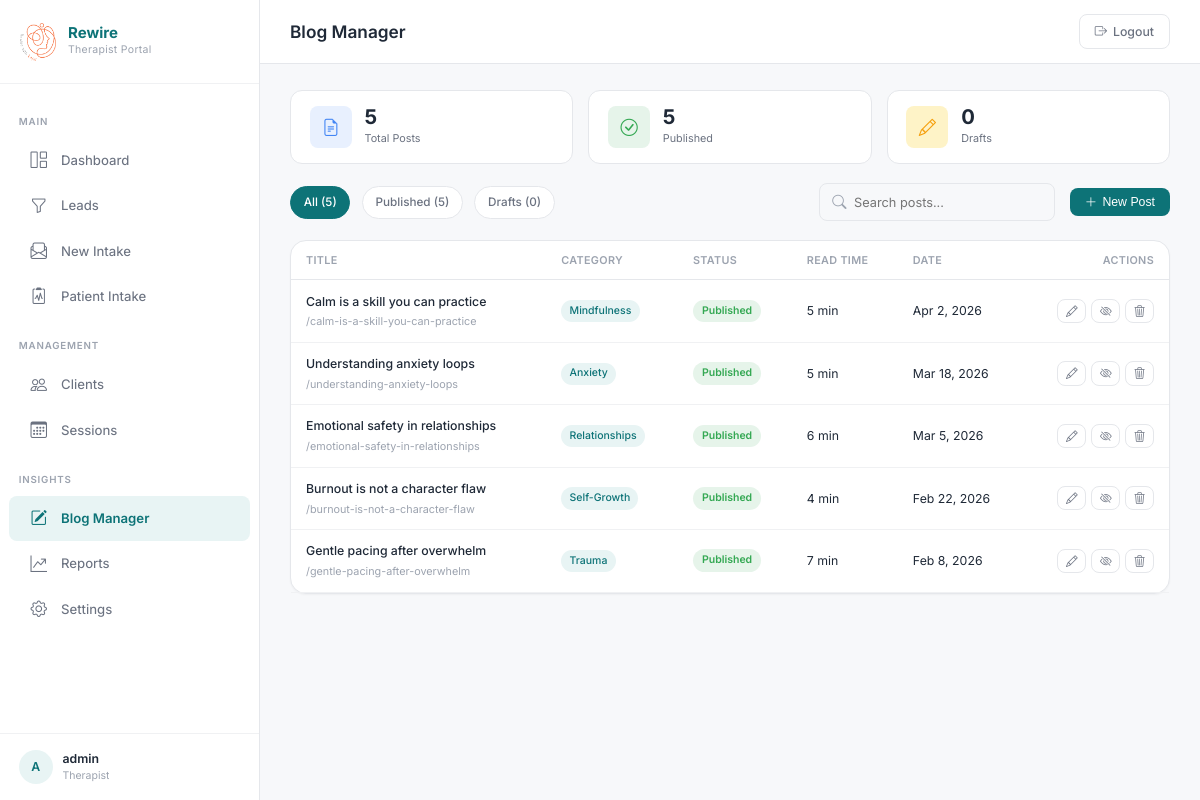
The app's page /admin/index.php?page=blogs (signed in) with its own data.
### tables this page shows
CREATE TABLE IF NOT EXISTS `blogs` (
    `id` INT AUTO_INCREMENT PRIMARY KEY,
    `title` VARCHAR(255) NOT NULL,
    `slug` VARCHAR(255) NOT NULL UNIQUE,
    `excerpt` TEXT NOT NULL,
    `content` LONGTEXT NOT NULL,
    `category` VARCHAR(50) NOT NULL,
    `read_time` INT DEFAULT 5,
    `cover_image` VARCHAR(255) DEFAULT NULL,
    `status` ENUM('draft', 'published') DEFAULT 'draft',
    `created_at` TIMESTAMP DEFAULT CURRENT_TIMESTAMP
);

### admin/pages/blogs.php (the view, shortened to what this page needs)
<?php
$db = getDbConnection();
$totalCount     = $db->query("SELECT COUNT(*) FROM `blogs`")->fetchColumn();
$publishedCount = $db->query("SELECT COUNT(*) FROM `blogs` WHERE `status`='published'")->fetchColumn();
$draftCount     = $db->query("SELECT COUNT(*) FROM `blogs` WHERE `status`='draft'")->fetchColumn();
$statusFilter = isset($_GET['status']) ? trim($_GET['status']) : 'all';
$search = isset($_GET['q']) ? trim($_GET['q']) : '';
$sql = "SELECT * FROM `blogs`";
$params = [];
$sql .= " ORDER BY `created_at` DESC";
$stmt = $db->prepare($sql);
$stmt->execute($params);
$blogs = $stmt->fetchAll(PDO::FETCH_ASSOC);
?>
<link href="https://cdn.quilljs.com/1.3.7/quill.snow.css" rel="stylesheet" />
<div class="blog-stats">
  <div class="blog-stat-card">
    <div class="blog-stat-icon total"><i class="bi bi-file-earmark-text"></i></div>
    <div><div class="blog-stat-num" id="stat-total"><?php echo $totalCount; ?></div><div class="blog-stat-label">Total Posts</div></div>
  </div>
  <div class="blog-stat-card">
    <div class="blog-stat-icon pub"><i class="bi bi-check-circle"></i></div>
    <div><div class="blog-stat-num" id="stat-published"><?php echo $publishedCount; ?></div><div class="blog-stat-label">Published</div></div>
  </div>
  <div class="blog-stat-card">
    <div class="blog-stat-icon draft"><i class="bi bi-pencil"></i></div>
    <div><div class="blog-stat-num" id="stat-draft"><?php echo $draftCount; ?></div><div class="blog-stat-label">Drafts</div></div>
  </div>
</div>
<div class="toolbar">
  <div class="toolbar-left">
    <a href="index.php?page=blogs&status=all" class="filter-btn <?php echo $statusFilter==='all' ? 'active' : ''; ?>">All (<?php echo $totalCount; ?>)</a>
    <a href="index.php?page=blogs&status=published" class="filter-btn <?php echo $statusFilter==='published' ? 'active' : ''; ?>">Published (<?php echo $publishedCount; ?>)</a>
    <a href="index.php?page=blogs&status=draft" class="filter-btn <?php echo $statusFilter==='draft' ? 'active' : ''; ?>">Drafts (<?php echo $draftCount; ?>)</a>
  </div>
  <div class="toolbar-right">
    <form method="get" action="index.php" class="search-bar">
      <i class="bi bi-search"></i>
      <input type="text" name="q" placeholder="Search posts..." value="<?php echo htmlspecialchars($search); ?>" />
    </form>
    <button type="button" class="btn-publish" style="margin-left:0.5rem; padding:0.45rem 1rem; border:none; border-radius:var(--radius-sm); font-size:0.82rem; cursor:pointer; display:inline-flex; align-items:center; gap:0.35rem;" onclick="toggleEditor(true)">
      <i class="bi bi-plus-lg"></i> New Post
    </button>
  </div>
</div>
<div class="panel">
  <div class="panel-body-flush">
    <?php if (empty($blogs)): ?>
      <div class="empty-state">
        <i class="bi bi-pencil-square"></i>
        <p>No blog posts found</p>
        <p style="font-size:0.78rem;">Click "New Post" to create your first blog article.</p>
      </div>
    <?php else: ?>
      <div style="overflow-x:auto;">
        <table class="blog-table">
          <thead>
            <tr>
              <th>Title</th>
              <th>Category</th>
              <th>Status</th>
              <th>Read Time</th>
              <th>Date</th>
              <th style="text-align:right;">Actions</th>
            </tr>
          </thead>
          <tbody>
            <?php foreach ($blogs as $b): ?>
              <tr>
                <td class="blog-title-cell">
                  <?php echo htmlspecialchars($b['title']); ?>
                  <small>/<?php echo htmlspecialchars($b['slug']); ?></small>
                </td>
                <td><span class="blog-cat-badge"><?php echo htmlspecialchars($b['category']); ?></span></td>
                <td><span class="status-badge <?php echo $b['status']; ?>"><?php echo $b['status']; ?></span></td>
                <td><?php echo $b['read_time']; ?> min</td>
                <td><?php echo date('M j, Y', strtotime($b['created_at'])); ?></td>
                <td>
                  <div class="blog-actions" style="justify-content:flex-end;">
                    <button onclick="editBlog(<?php echo $b['id']; ?>)" title="Edit"><i class="bi bi-pencil"></i></button>
                    <button onclick="toggleBlogStatus(<?php echo $b['id']; ?>)" title="Toggle Status">
                      <i class="bi bi-<?php echo $b['status']==='published' ? 'eye-slash' : 'eye'; ?>"></i>
                    </button>
                    <button class="del" onclick="deleteBlog(<?php echo $b['id']; ?>, '<?php echo addslashes(htmlspecialchars($b['title'])); ?>')" title="Delete"><i class="bi bi-trash3"></i></button>
                  </div>
                </td>
              </tr>
            <?php endforeach; ?>
          </tbody>
        </table>
      </div>
    <?php endif; ?>
  </div>
</div>

### admin/index.php (shortened to what this page needs)
<?php
$page = isset($_GET['page']) ? trim($_GET['page']) : 'dashboard';
$currentPage = $page;
$pageTitles = [
    'dashboard'      => 'Dashboard',
    'leads'          => 'Leads',
    'intake'         => 'New Intake',
    'patient-intake' => 'Patient Intake',
    'clients'        => 'Clients',
    'client-profile' => 'Client Profile',
    'sessions'       => 'Sessions & Calendar',
    'reports'        => 'Reports & Analytics',
    'settings'       => 'Settings',
    'blogs'          => 'Blog Manager',
];
$pageTitle = $pageTitles[$page] ?? 'Dashboard';
?>
<!DOCTYPE html>
<html lang="en">
<head>
  <link rel="stylesheet" href="https://cdn.jsdelivr.net/npm/bootstrap-icons@1.11.3/font/bootstrap-icons.min.css" />
  <link rel="stylesheet" href="css/dashboard.css?v=<?php echo time(); ?>" />
</head>
<body class="admin-body">
  <?php include __DIR__ . '/includes/sidebar.php'; ?>
  <div class="admin-main">
    <?php include __DIR__ . '/includes/header.php'; ?>
    <div class="admin-content">
      <?php include __DIR__ . '/pages/' . $page . '.php'; ?>
    </div>
  </div>
</body>
</html>

### admin/includes/sidebar.php (shortened to what this page needs)
<?php
$currentPage = isset($currentPage) ? $currentPage : 'dashboard';
?>
<aside class="admin-sidebar" id="adminSidebar">
  <div class="sidebar-brand">
    <img src="../images/logo3.png" alt="Logo" />
    <div>
      <div class="sidebar-brand-text">Rewire</div>
      <div class="sidebar-brand-sub">Therapist Portal</div>
    </div>
  </div>
  <ul class="sidebar-nav">
    <li class="sidebar-section-label">Main</li>
    <li>
      <a class="sidebar-link <?php echo $currentPage === 'dashboard' ? 'active' : ''; ?>" href="index.php?page=dashboard">
        <i class="bi bi-grid-1x2"></i> Dashboard
      </a>
    </li>
    <li>
      <a class="sidebar-link <?php echo $currentPage === 'leads' ? 'active' : ''; ?>" href="index.php?page=leads">
        <i class="bi bi-funnel"></i> Leads
      </a>
    </li>
    <li>
      <a class="sidebar-link <?php echo $currentPage === 'intake' ? 'active' : ''; ?>" href="index.php?page=intake">
        <i class="bi bi-envelope-paper"></i> New Intake
      </a>
    </li>
    <li>
      <a class="sidebar-link <?php echo $currentPage === 'patient-intake' ? 'active' : ''; ?>" href="index.php?page=patient-intake">
        <i class="bi bi-clipboard2-pulse"></i> Patient Intake
      </a>
    </li>
    <li class="sidebar-section-label">Management</li>
    <li>
      <a class="sidebar-link <?php echo $currentPage === 'clients' ? 'active' : ''; ?>" href="index.php?page=clients">
        <i class="bi bi-people"></i> Clients
      </a>
    </li>
    <li>
      <a class="sidebar-link <?php echo $currentPage === 'sessions' ? 'active' : ''; ?>" href="index.php?page=sessions">
        <i class="bi bi-calendar3"></i> Sessions
      </a>
    </li>
    <li class="sidebar-section-label">Insights</li>
    <li>
      <a class="sidebar-link <?php echo $currentPage === 'blogs' ? 'active' : ''; ?>" href="index.php?page=blogs">
        <i class="bi bi-pencil-square"></i> Blog Manager
      </a>
    </li>
    <li>
      <a class="sidebar-link <?php echo $currentPage === 'reports' ? 'active' : ''; ?>" href="index.php?page=reports">
        <i class="bi bi-graph-up-arrow"></i> Reports
      </a>
    </li>
    <li>
      <a class="sidebar-link <?php echo $currentPage === 'settings' ? 'active' : ''; ?>" href="index.php?page=settings">
        <i class="bi bi-gear"></i> Settings
      </a>
    </li>
  </ul>
  <div class="sidebar-footer">
    <div class="sidebar-user">
      <div class="sidebar-avatar"><?php echo strtoupper(substr($_SESSION['username'] ?? 'A', 0, 1)); ?></div>
      <div class="sidebar-user-info">
        <div class="sidebar-user-name"><?php echo htmlspecialchars($_SESSION['username'] ?? 'Admin'); ?></div>
        <div class="sidebar-user-role">Therapist</div>
      </div>
    </div>
  </div>
</aside>

### admin/includes/header.php (shortened to what this page needs)
<?php $pageTitle = isset($pageTitle) ? $pageTitle : 'Dashboard'; ?>
<header class="admin-header">
  <div class="admin-header-left">
    <h1 class="admin-header-title"><?php echo htmlspecialchars($pageTitle); ?></h1>
  </div>
  <div class="admin-header-right">
    <a href="../logout.php" class="btn-header-action">
      <i class="bi bi-box-arrow-right"></i> Logout
    </a>
  </div>
</header>

### admin/pages/blogs.php (style rules this page uses)
.blog-stats { display:flex; gap:1rem; margin-bottom:1.25rem; flex-wrap:wrap; }
.blog-stat-card { flex:1; min-width:140px; padding:1rem 1.25rem; background:var(--clr-surface); border:1px solid var(--clr-border); border-radius:var(--radius-md); display:flex; align-items:center; gap:0.85rem; }
.blog-stat-icon { width:42px; height:42px; border-radius:var(--radius-sm); display:flex; align-items:center; justify-content:center; font-size:1.15rem; }
.blog-stat-icon.total { background:var(--clr-info-light); color:var(--clr-info); }
.blog-stat-icon.pub { background:var(--clr-success-light); color:var(--clr-success); }
.blog-stat-icon.draft { background:var(--clr-warning-light); color:var(--clr-warning); }
.blog-stat-num { font-size:1.35rem; font-weight:700; color:var(--clr-text); line-height:1; }
.blog-stat-label { font-size:0.72rem; color:var(--clr-text-secondary); margin-top:2px; }
.btn-publish { background:var(--clr-primary); color:#fff; }
.blog-table { width:100%; border-collapse:collapse; }
.blog-table th { text-align:left; padding:0.7rem 1rem; font-size:0.72rem; font-weight:600; text-transform:uppercase; letter-spacing:0.03em; color:var(--clr-text-muted); border-bottom:1px solid var(--clr-border); }
.blog-table td { padding:0.75rem 1rem; font-size:0.82rem; color:var(--clr-text); border-bottom:1px solid var(--clr-border-light); vertical-align:middle; }
.blog-title-cell { font-weight:500; max-width:280px; }
.blog-title-cell small { display:block; color:var(--clr-text-muted); font-size:0.72rem; font-weight:400; margin-top:2px; }
.status-badge { display:inline-block; padding:0.2rem 0.6rem; border-radius:var(--radius-full); font-size:0.7rem; font-weight:600; text-transform:capitalize; }
.status-badge.published { background:var(--clr-success-light); color:var(--clr-success); }
.blog-cat-badge { display:inline-block; padding:0.18rem 0.55rem; border-radius:var(--radius-full); font-size:0.7rem; font-weight:500; background:var(--clr-primary-light); color:var(--clr-primary); }
.blog-actions { display:flex; gap:0.35rem; }
.blog-actions button { background:none; border:1px solid var(--clr-border); border-radius:var(--radius-sm); padding:0.3rem 0.5rem; cursor:pointer; font-size:0.78rem; color:var(--clr-text-secondary); transition:all var(--transition-fast); }

### records on screen
blogs: title "Calm is a skill you can practice", slug "calm-is-a-skill-you-can-practice", category "Mindfulness", status "Published", read_time "5", created_at "Apr 2, 2026"
blogs: title "Understanding anxiety loops", slug "understanding-anxiety-loops", category "Anxiety", status "Published", read_time "5", created_at "Mar 18, 2026"
blogs: title "Emotional safety in relationships", slug "emotional-safety-in-relationships", category "Relationships", status "Published", read_time "6", created_at "Mar 5, 2026"
blogs: title "Burnout is not a character flaw", slug "burnout-is-not-a-character-flaw", category "Self-Growth", status "Published", read_time "4", created_at "Feb 22, 2026"
blogs: title "Gentle pacing after overwhelm", slug "gentle-pacing-after-overwhelm", category "Trauma", status "Published", read_time "7", created_at "Feb 8, 2026"

### other values on screen
substr($_SESSION['username'] ?? 'A', 0, 1) "A"
$_SESSION['username'] "admin"
$pageTitle "Blog Manager"
$totalCount "5"
$publishedCount "5"
$draftCount "0"
